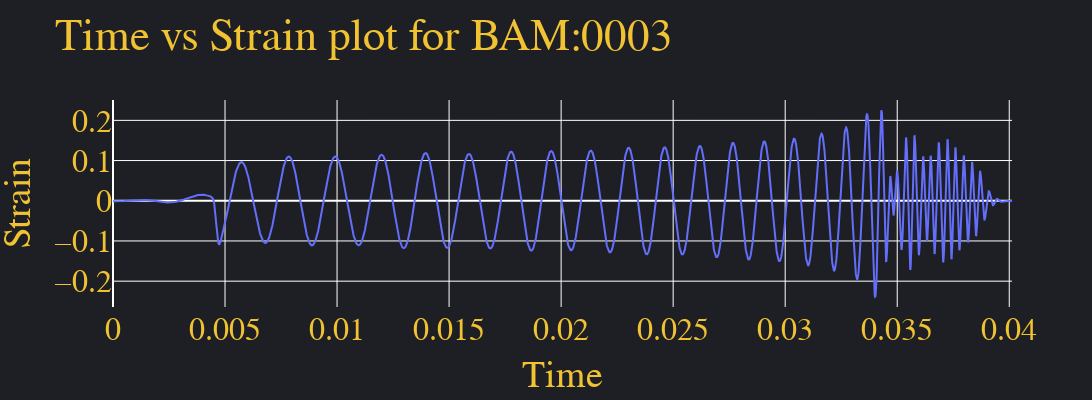
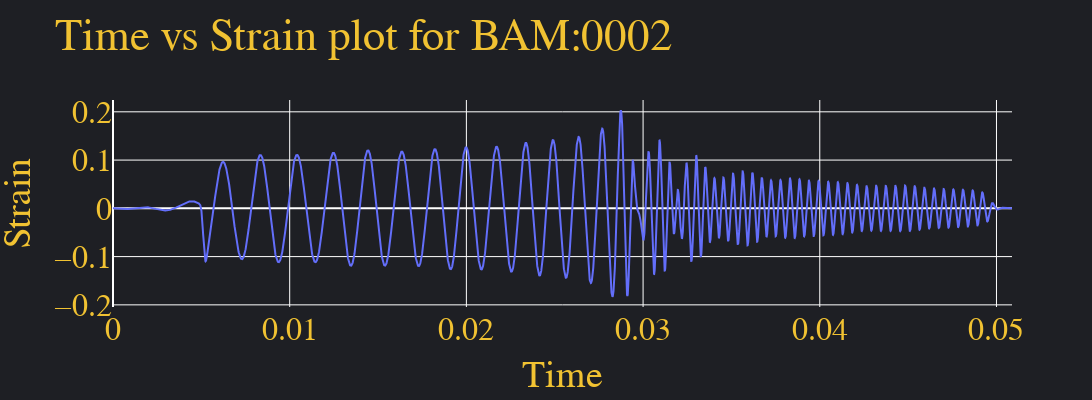
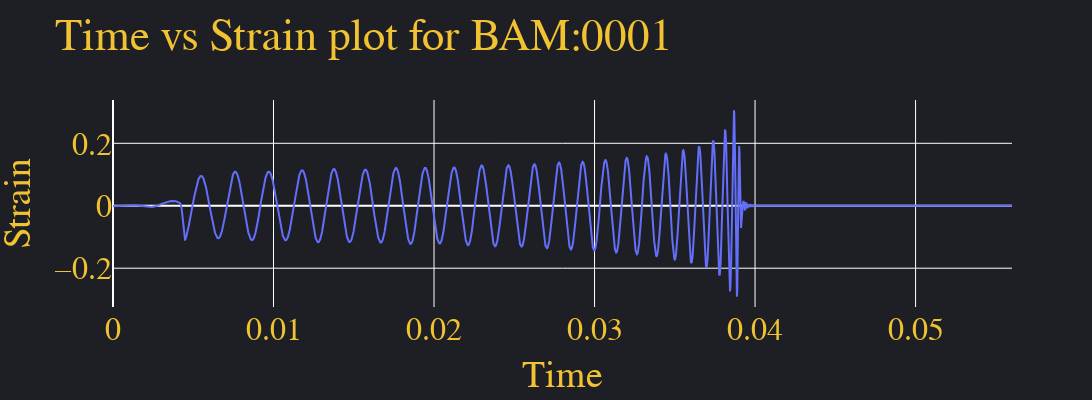

Notebook source saved alongside these figures, in order:
### Code cell
plot_sim(*get_sim("BAM:0003")[0])
plot_sim(*get_sim("BAM:0002")[0])
plot_sim(*get_sim("BAM:0001")[0])

### Figure 1 — Plotly figure (JSON) as saved in the notebook; plotly's stock layout.template omitted (floating-point values rounded to 4 significant figures; data arrays with more than 128 entries replaced by an {"elided": "..."} marker saying what was removed)
{"data": [{"name": "Postmerger Strain", "type": "scatter", "x": {"elided": "4099 float values"}, "y": {"elided": "4099 float values"}}], "layout": {"autosize": false, "font": {"color": "rgb(241, 194, 50)", "family": "Overpass, monospace", "size": 32}, "height": 400, "legend": {"orientation": "h", "x": 0.5, "xanchor": "center", "y": 1.05, "yanchor": "middle"}, "paper_bgcolor": "rgba(30,31,36,255)", "plot_bgcolor": "rgba(30,31,36,255)", "title": {"text": "Time vs Strain plot for BAM:0003"}, "width": 2500, "xaxis": {"title": {"text": "Time"}}, "yaxis": {"title": {"text": "Strain"}}}}

### Figure 2 — Plotly figure (JSON) as saved in the notebook; plotly's stock layout.template omitted (floating-point values rounded to 4 significant figures; data arrays with more than 128 entries replaced by an {"elided": "..."} marker saying what was removed)
{"data": [{"name": "Postmerger Strain", "type": "scatter", "x": {"elided": "8972 float values"}, "y": {"elided": "8972 float values"}}], "layout": {"autosize": false, "font": {"color": "rgb(241, 194, 50)", "family": "Overpass, monospace", "size": 32}, "height": 400, "legend": {"orientation": "h", "x": 0.5, "xanchor": "center", "y": 1.05, "yanchor": "middle"}, "paper_bgcolor": "rgba(30,31,36,255)", "plot_bgcolor": "rgba(30,31,36,255)", "title": {"text": "Time vs Strain plot for BAM:0002"}, "width": 2500, "xaxis": {"title": {"text": "Time"}}, "yaxis": {"title": {"text": "Strain"}}}}

### Figure 3 — Plotly figure (JSON) as saved in the notebook; plotly's stock layout.template omitted (floating-point values rounded to 4 significant figures; data arrays with more than 128 entries replaced by an {"elided": "..."} marker saying what was removed)
{"data": [{"name": "Postmerger Strain", "type": "scatter", "x": {"elided": "30264 float values"}, "y": {"elided": "30264 float values"}}], "layout": {"autosize": false, "font": {"color": "rgb(241, 194, 50)", "family": "Overpass, monospace", "size": 32}, "height": 400, "legend": {"orientation": "h", "x": 0.5, "xanchor": "center", "y": 1.05, "yanchor": "middle"}, "paper_bgcolor": "rgba(30,31,36,255)", "plot_bgcolor": "rgba(30,31,36,255)", "title": {"text": "Time vs Strain plot for BAM:0001"}, "width": 2500, "xaxis": {"title": {"text": "Time"}}, "yaxis": {"title": {"text": "Strain"}}}}
